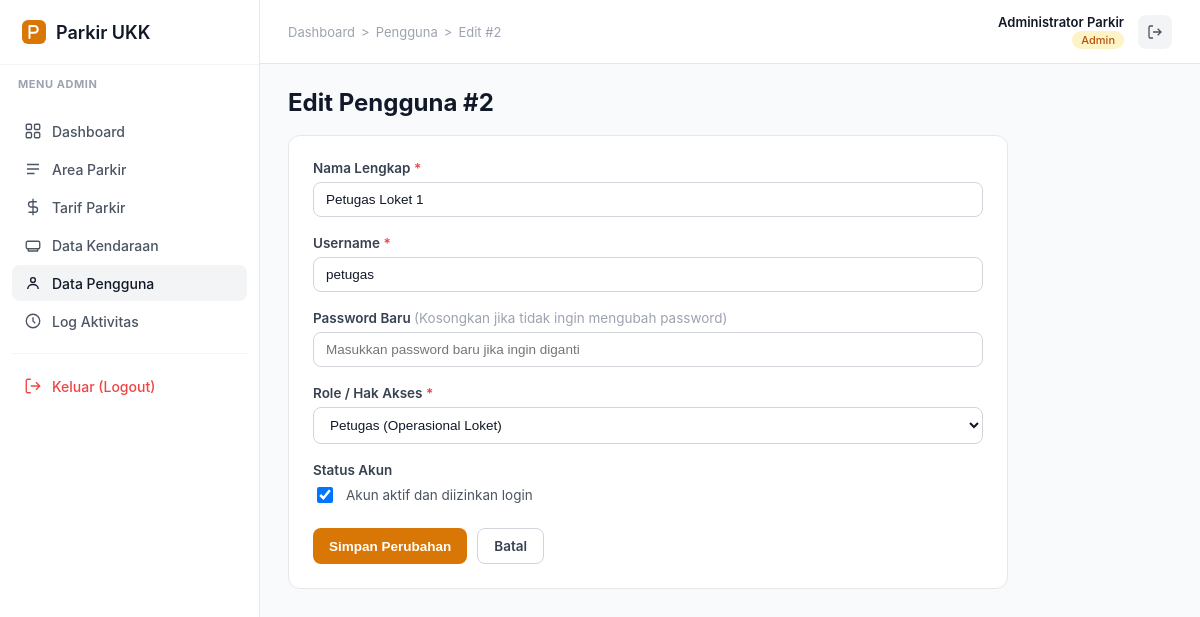
/index.php?c=admin&a=ubah_pengguna&id=2 (signed in), run on the app's committed database.
### tables this page shows
CREATE TABLE IF NOT EXISTS tb_user (
    id_user INT(11) AUTO_INCREMENT PRIMARY KEY,
    nama_lengkap VARCHAR(50) NOT NULL,
    username VARCHAR(50) NOT NULL UNIQUE,
    password VARCHAR(255) NOT NULL,
    role ENUM('admin', 'petugas', 'owner') NOT NULL DEFAULT 'petugas',
    status_aktif TINYINT(1) NOT NULL DEFAULT 1
);

### Controllers/BaseController.php (called while the page is built, shortened)
<?php
abstract class BaseController {
    private $models = [];
    protected function model($nama) {
        if (!isset($this->models[$nama])) {
            $this->models[$nama] = new $nama();
        }
        return $this->models[$nama];
    }
    protected function getInt($nama) {
        return (int)($_GET[$nama] ?? 0);
    }
    protected function render($view, $data = []) {
        extract($data);
        require __DIR__ . '/../view/' . $view . '.php';
    }
    protected function halaman($view, $pageTitle, $activeMenu, array $breadcrumbs, array $data = []) {
        $this->render($view, array_merge($data, compact('pageTitle', 'activeMenu', 'breadcrumbs')));
    }
}

### index.php (called while the page is built, shortened)
<?php
$action     = strtolower(trim($_GET['a'] ?? ''));
$objek = new $namaClass();
$objek->$action();

### model/m_koneksi.php (called while the page is built)
<?php
class Koneksi {
    private $host = "localhost";
    private $user = "root";
    private $db   = "parkir";
    private $pass = "";
    private $koneksi = null;
    public function __construct() {
        $sambungan = @mysqli_connect($this->host, $this->user, $this->pass, $this->db);
        if ($sambungan) {
            mysqli_set_charset($sambungan, "utf8mb4");
            mysqli_query($sambungan, "SET time_zone = '+07:00'");
            $this->koneksi = $sambungan;
        }
    }
    public function getKoneksi() {
        return $this->koneksi;
    }
}

### model/m_user.php (called while the page is built, shortened)
<?php
require_once __DIR__ . '/m_base.php';
class m_user extends m_base {
    public function getById($id_user) {
        $id = (int)$id_user;
        return $this->ambilSatu("SELECT * FROM tb_user WHERE id_user = '$id' LIMIT 1");
    }
}

### model/m_base.php (called while the page is built, shortened)
<?php
require_once __DIR__ . '/m_koneksi.php';
abstract class m_base {
    protected $conn;
    public function __construct() {
        $this->conn = (new Koneksi())->getKoneksi();
    }
    protected function ambilSatu($sql) {
        $hasil = mysqli_query($this->conn, $sql);
        return $hasil && mysqli_num_rows($hasil) > 0 ? mysqli_fetch_assoc($hasil) : null;
    }
}

### view/admin/user/edit.php (the view, shortened to what this page needs)
<?php
require __DIR__ . '/../../template/header.php';
?>
<div class="fi-page-header">
    <h1 class="fi-page-title">Edit Pengguna #<?= htmlspecialchars($user['id_user']) ?></h1>
</div>
<div class="fi-form-card">
    <form action="index.php?c=admin&a=ubah_pengguna" method="POST">
        <div class="fi-field">
            <label>Nama Lengkap <span style="color:#ef4444;">*</span></label>
            <input class="fi-input" type="text" name="nama_lengkap" value="<?= htmlspecialchars($user['nama_lengkap']) ?>" required>
        </div>
        <div class="fi-field">
            <label>Username <span style="color:#ef4444;">*</span></label>
            <input class="fi-input" type="text" name="username" value="<?= htmlspecialchars($user['username']) ?>" required>
        </div>
        <div class="fi-field">
            <label>Password Baru <span class="fi-hint">(Kosongkan jika tidak ingin mengubah password)</span></label>
            <input class="fi-input" type="password" name="password" placeholder="Masukkan password baru jika ingin diganti">
        </div>
        <div class="fi-field">
            <label>Role / Hak Akses <span style="color:#ef4444;">*</span></label>
            <select class="fi-select" name="role" required>
                <option value="petugas" <?= $user['role'] === 'petugas' ? 'selected' : '' ?>>Petugas (Operasional Loket)</option>
            </select>
        </div>
        <div class="fi-field">
            <label>Status Akun</label>
            <div class="fi-toggle-row">
                <input type="checkbox" name="status_aktif" id="status_aktif" value="1" <?= (int)$user['status_aktif'] === 1 ? 'checked' : '' ?> style="width:16px;height:16px;">
                <label for="status_aktif" style="margin:0; font-weight:400; color:var(--fi-gray-600);">Akun aktif dan diizinkan login</label>
            </div>
        </div>
        <div class="fi-form-actions">
            <button type="submit" class="fi-btn fi-btn-primary">Simpan Perubahan</button>
            <a href="index.php?c=admin&a=pengguna" class="fi-btn fi-btn-secondary">Batal</a>
        </div>
    </form>
</div>
<?php require __DIR__ . '/../../template/footer.php'; ?>

### view/template/style.css (style rules this page uses)
:root { --fi-primary: #d97706; --fi-primary-light: #fef3c7; --fi-success: #16a34a; --fi-gray-25: #fcfcfd; --fi-gray-50: #f9fafb; --fi-gray-100: #f3f4f6; --fi-gray-200: #e5e7eb; --fi-gray-300: #d1d5db; --fi-gray-400: #9ca3af; --fi-gray-500: #6b7280; --fi-gray-600: #4b5563; --fi-gray-700: #374151; --fi-gray-900: #111827; --sidebar-width: 260px; }
* { box-sizing: border-box; }
body { margin: 0; font-family: "Inter", -apple-system, BlinkMacSystemFont, "Segoe UI", sans-serif; background: var(--fi-gray-50); color: var(--fi-gray-700); font-size: 14px; }
a { text-decoration: none; color: inherit; }
.fi-page-header { display: flex; align-items: center; justify-content: space-between; margin-bottom: 18px; gap: 16px; flex-wrap: wrap; }
.fi-page-title { font-size: 24px; font-weight: 700; color: var(--fi-gray-900); margin: 0; }
.fi-btn { display: inline-flex; align-items: center; gap: 6px; border: none; border-radius: 8px; padding: 9px 16px; font-size: 13.5px; font-weight: 600; cursor: pointer; }
.fi-btn-primary { background: var(--fi-primary); color: #fff; }
.fi-btn-secondary { background: #fff; color: var(--fi-gray-700); border: 1px solid var(--fi-gray-300); }
.fi-form-card { background: #fff; border: 1px solid var(--fi-gray-200); border-radius: 12px; padding: 24px; max-width: 720px; width: 100%; }
.fi-field { margin-bottom: 18px; }
.fi-field label { display: block; font-size: 13.5px; font-weight: 600; color: var(--fi-gray-700); margin-bottom: 6px; }
.fi-field .fi-hint { font-weight: 400; color: var(--fi-gray-400); }
.fi-input, .fi-select { width: 100%; padding: 9px 12px; border: 1px solid var(--fi-gray-300); border-radius: 8px; font-size: 13.5px; color: var(--fi-gray-900); background: #fff; }
.fi-toggle-row { display: flex; align-items: center; gap: 10px; }
.fi-form-actions { display: flex; gap: 10px; margin-top: 22px; }

### data on the page
tb_user: id_user "2", nama_lengkap "Petugas Loket 1", username "petugas", role "Petugas (Operasional Loket)", status_aktif "☑"

### other printed values
$userRole ?: 'Utama' "ADMIN"
$crumb['label'] "Dashboard"
$crumb['label'] "Pengguna"
$crumb['label'] "Edit #2"
$userName "Administrator Parkir"
$userRole ?: 'Guest' "Admin"
